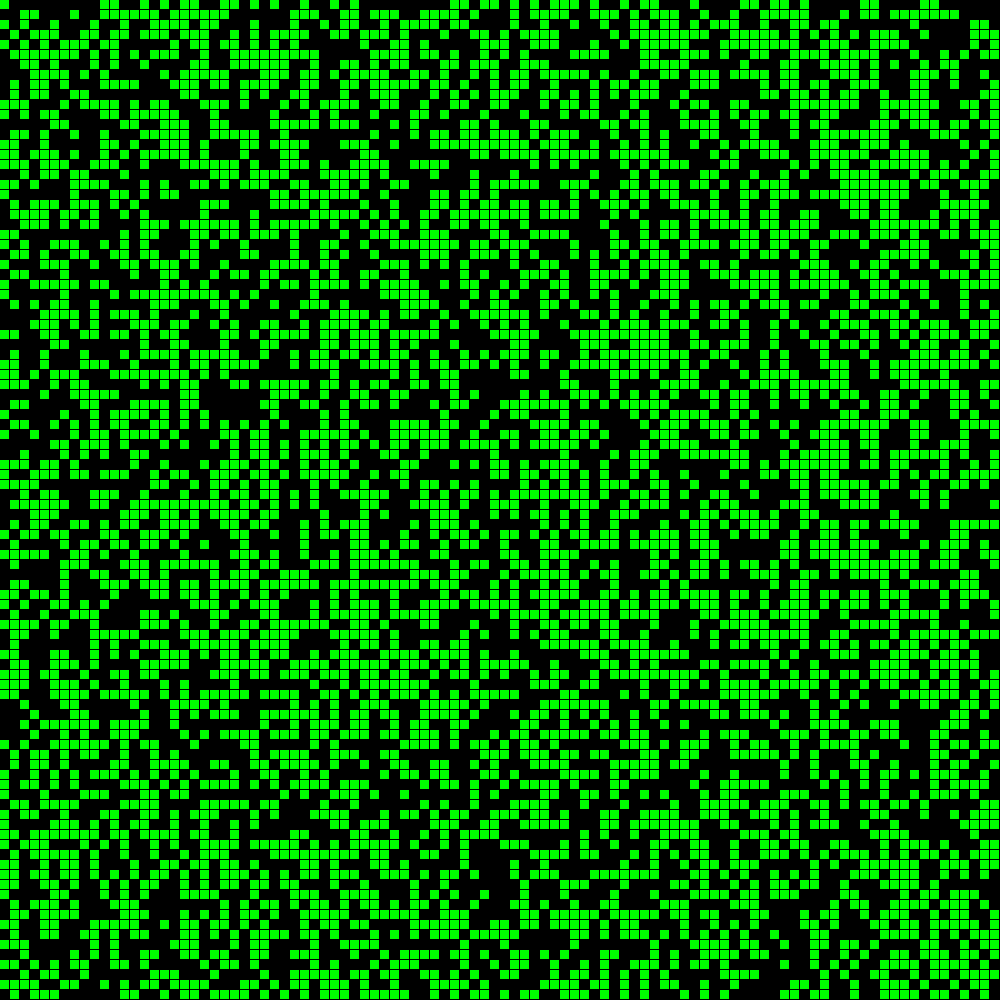
Frame 1 (no input)
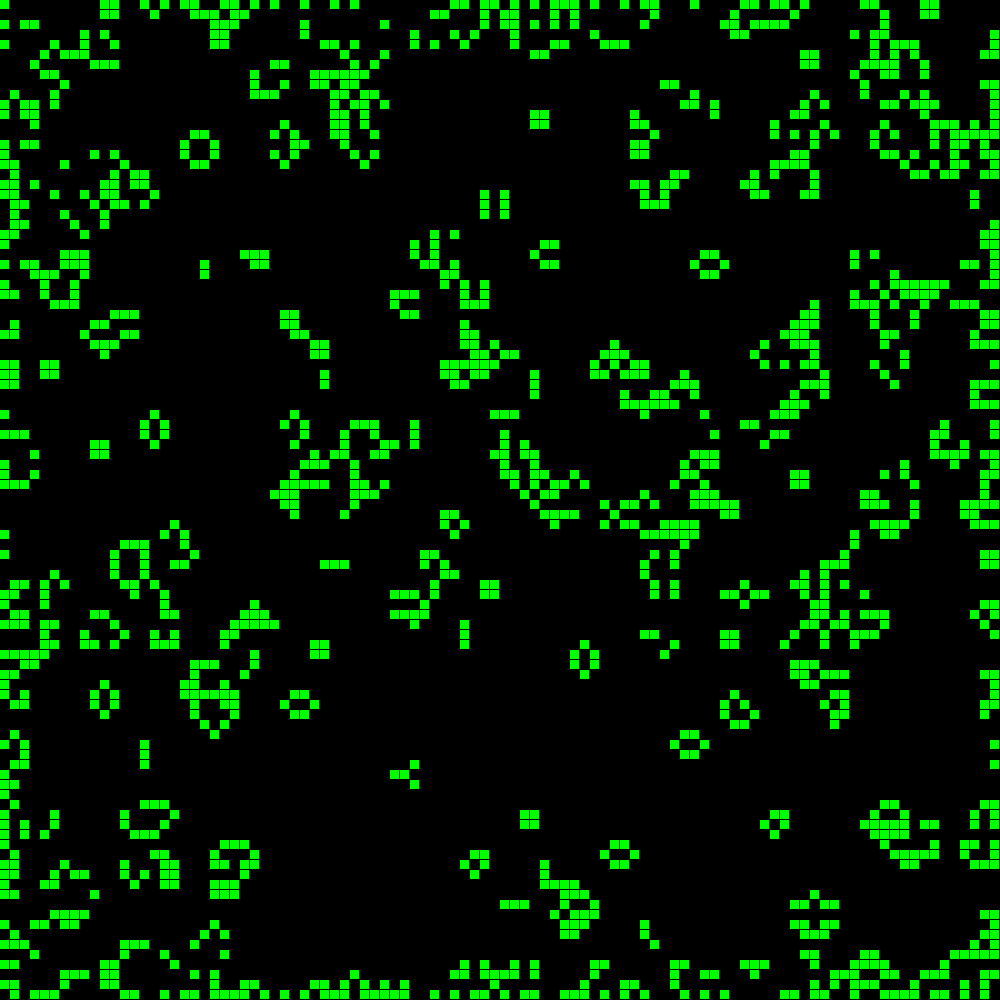
Frame 60 (no input)
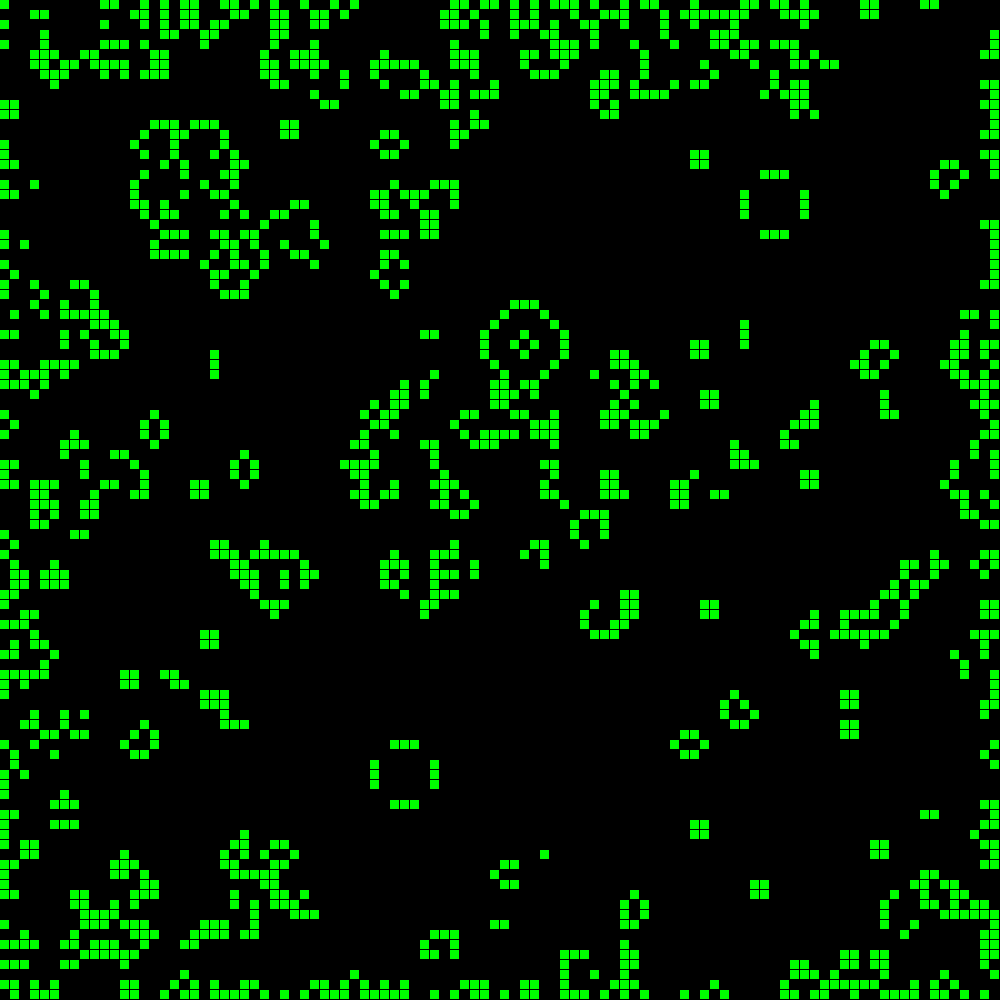
Frame 120 (the mouse pressed at the canvas centre since frame 60)

The p5.js sketch that drew these frames (run headless with seeded random() and noise() and a simulated clock; from frame 60 on, the mouse is pressed at the canvas centre):

// p5.js sketch
// ── sketch.js
function make2DArray(cols, rows){
    let arr = new Array(cols);
    for(let i = 0; i < arr.length; i++){
        arr[i] = new Array(rows);
    }
    return arr;
}

var canvasX = 1000;
var canvasY = 1000;
var res = 10;
var cols = canvasX / res;
var rows = canvasY / res;
var grid;
var generation = 0;

function setup(){
    createCanvas(canvasX, canvasY);
    frameRate(30);
    // Creating Grid //
    grid = make2DArray(cols , rows);
    // Assigning 0 and 1 //
    for(let i = 0; i < cols; i++){
        for(let j = 0; j < rows; j++){
            grid[i][j] = floor(random(2));
        }
    }    
}

function draw(){
    background(0);
    print(generation);
    // Draw the grid
    for(let i = 0; i < cols; i++){
        for(let j = 0; j < rows; j++){
            let x = i * res;
            let y = j * res;
            if(grid[i][j] == 1){
                fill(0, 255 ,0);
                noStroke();
                rect(x, y, res - 1, res - 1);
            }
        }
    }

    var next = make2DArray(cols, rows);

    // Calculate next Grid //
    for(let i = 0; i < cols; i++){
        for(let j = 0; j < rows; j++){
            let state = grid[i][j];

            // Edge case//
            if(i == 0 || i == cols -1 || j == 0 || j == rows - 1){
                next[i][j] = state;
            }else{

            let neigh = countCells(grid, i, j);
            
            // Apply Rules //
            if(state == 0 && neigh == 3){
                next[i][j] = 1;

            } else if(state == 1 && (neigh < 2 || neigh > 3)){
                next[i][j] = 0;
            } else {
                next[i][j] = state;
            }
        }
        }
    }

    grid = next;

    generation += 1;
}

function countCells(grid, x, y){
    let sum = 0;
    for(let i = -1; i < 2; i++){
        for(let j = -1; j < 2; j++){
            sum += grid[x + i][y + j];
        }
    }
    sum -= grid[x][y];
    return sum;
}
